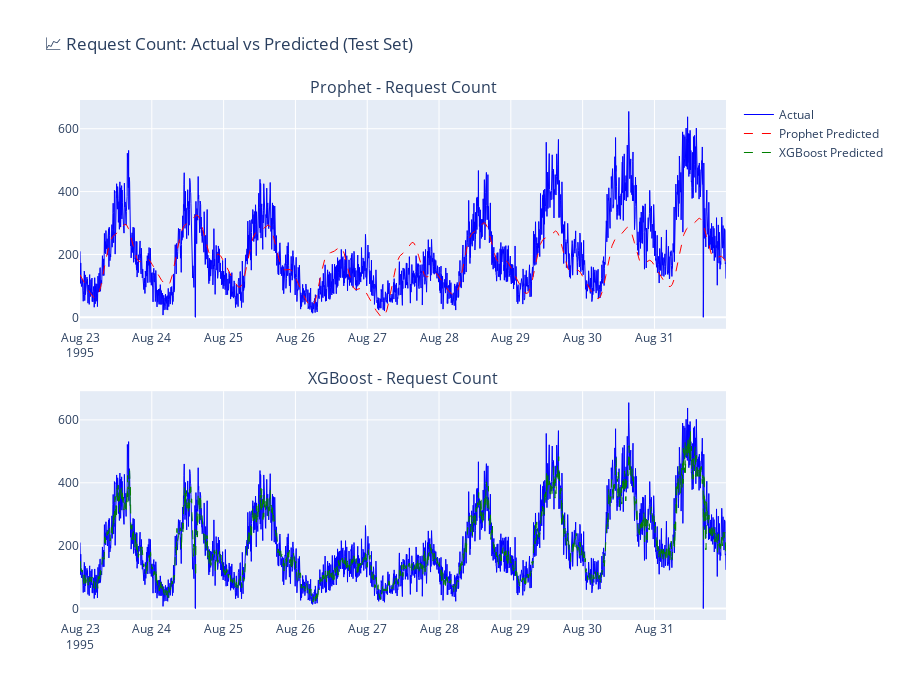

Source (notebook cell):
### Markdown cell above
---
## 9. Visualization: Actual vs Predicted

### Code cell
# Visualization: Request Count - Actual vs Predicted
fig = make_subplots(rows=2, cols=1, 
                    subplot_titles=('Prophet - Request Count', 'XGBoost - Request Count'),
                    vertical_spacing=0.12)

# Prophet predictions
fig.add_trace(
    go.Scatter(x=test_df.index, y=y_true_requests, name='Actual', 
               line=dict(color='blue', width=1)),
    row=1, col=1
)
fig.add_trace(
    go.Scatter(x=test_df.index, y=y_pred_requests_prophet, name='Prophet Predicted',
               line=dict(color='red', width=1, dash='dash')),
    row=1, col=1
)

# XGBoost predictions  
fig.add_trace(
    go.Scatter(x=test_features.index, y=y_test_requests, name='Actual',
               line=dict(color='blue', width=1), showlegend=False),
    row=2, col=1
)
fig.add_trace(
    go.Scatter(x=test_features.index, y=y_pred_requests_xgb, name='XGBoost Predicted',
               line=dict(color='green', width=1, dash='dash')),
    row=2, col=1
)

fig.update_layout(height=700, title_text="📈 Request Count: Actual vs Predicted (Test Set)")
fig.show()

### Figure 1 — Plotly figure (JSON) as saved in the notebook; plotly's stock layout.template omitted (floating-point values rounded to 4 significant figures; data arrays with more than 128 entries replaced by an {"elided": "..."} marker saying what was removed)
{"data": [{"line": {"color": "blue", "width": 1}, "name": "Actual", "type": "scatter", "x": {"elided": "2592 str values"}, "xaxis": "x", "y": {"elided": "2592 int values"}, "yaxis": "y"}, {"line": {"color": "red", "dash": "dash", "width": 1}, "name": "Prophet Predicted", "type": "scatter", "x": {"elided": "2592 str values"}, "xaxis": "x", "y": {"elided": "2592 float values"}, "yaxis": "y"}, {"line": {"color": "blue", "width": 1}, "name": "Actual", "showlegend": false, "type": "scatter", "x": {"elided": "2592 str values"}, "xaxis": "x2", "y": {"elided": "2592 int values"}, "yaxis": "y2"}, {"line": {"color": "green", "dash": "dash", "width": 1}, "name": "XGBoost Predicted", "type": "scatter", "x": {"elided": "2592 str values"}, "xaxis": "x2", "y": {"elided": "2592 float values"}, "yaxis": "y2"}], "layout": {"annotations": [{"font": {"size": 16}, "showarrow": false, "text": "Prophet - Request Count", "x": 0.5, "xanchor": "center", "xref": "paper", "y": 1, "yanchor": "bottom", "yref": "paper"}, {"font": {"size": 16}, "showarrow": false, "text": "XGBoost - Request Count", "x": 0.5, "xanchor": "center", "xref": "paper", "y": 0.44, "yanchor": "bottom", "yref": "paper"}], "height": 700, "title": {"text": "📈 Request Count: Actual vs Predicted (Test Set)"}, "xaxis": {"anchor": "y", "domain": [0, 1]}, "xaxis2": {"anchor": "y2", "domain": [0, 1]}, "yaxis": {"anchor": "x", "domain": [0.56, 1]}, "yaxis2": {"anchor": "x2", "domain": [0, 0.44]}}}
